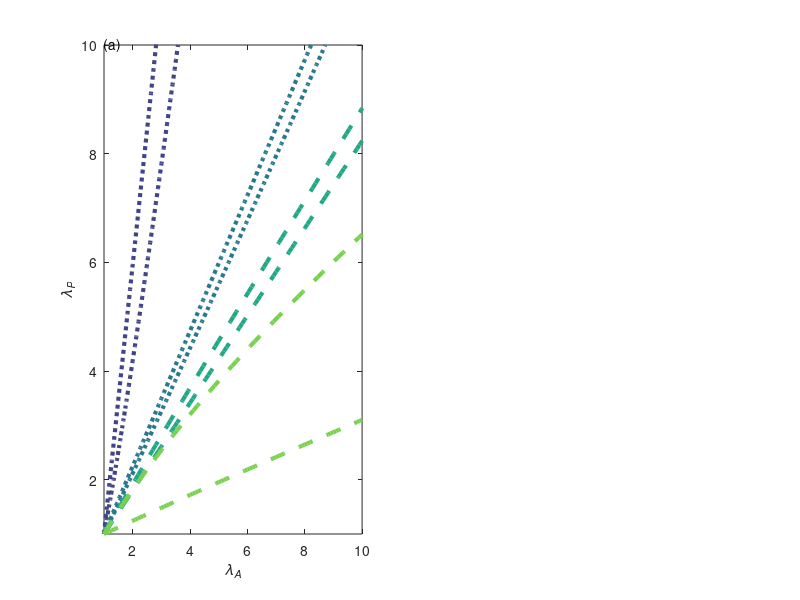

Here is the MATLAB script that generated this plot: (Note: this script raises an error after producing the figure.)
clear
clc

% This script plots the coexistence regions in lambdaA v lambdaP space
% The function requires the function "viridis.m", which is just a color
% palette.

%% Parameters

% The coexistence conditions require
%   1. lambdaA and lambdaP,   2. betaA and betaP, and   3. L_P^* and L_A^*

% To find the values of L* for each species as resident, we need
%   1. alphaA and alphaP' = alphaP*(1 + gamma*(1-s))
%   2. The ratios bP/d and bA/d
%   3. betaA and betaP
%   4. lambdaA and lambdaP

% In sum total, we need 4 parameters for each species
%   1. lambda;     2. alpha;
%   3. beta;       4. b/d;

% The state space here is lambdaP versus lambdaA, so we specify a range of
% values of lambda to look at.
lambda = linspace(1,10,100);
alpha = 1;  % Set the competition coefficient here that applies to both sps.
            % Changing this value changes L* for both species, according to
            % the expressions given in the supplement. 


%% Subplot of the the figure showing the effect of the trade-off strength
% The trade-off here is characterized by the ratio of betas, betaA/betaP
    % When betaA/betaP > 1, stable coexistence is possible
    % When betaA/betaP < 1, contingent exclusion is possible
    % When betaA/betaP = 1, neutral coexistence is possible

% The following lines evenly compare ratios of beta where betaA > betaP and
% where betaP > betaA. It does this while keeping the average sensitivity
% to litter across species constant, i.e. beta_ bar = (betaA + betaP)/2 is
% constant.
to_st = [1/5,1/1.25,1.25,5]; beta_bar = 5;
bA_d = 10; bP_d = 0.1;
% Make new color plotting parameters
colors = viridis(length(to_st) + 2);
clear p

% Plot figure 6a in the main text
figure(1)
subplot(1,2,1)
plot(lambda, lambda, 'Color', 'none', 'HandleVisibility', 'off')
hold on

for i = 1:length(to_st)
    % Find the values of beta given a specific tradeoff ratio (to_st)
    betaA = 2*beta_bar/(1+to_st(i)); betaP = betaA/to_st(i);
    
    % Calculate the equilibrium L value
    LeqA = -(1/betaA + bA_d*(1/alpha))/2 + sqrt(...
    (1/betaA + bA_d*(1/alpha))^2/4 + bA_d*(lambda-1)/(betaA*alpha));
    LeqP = -(1/betaP + bP_d*(1/alpha))/2 + sqrt(...
    (1/betaP + bP_d*(1/alpha))^2/4 + bP_d*(lambda-1)/(betaP*alpha));
    
    % Calculate the invasion boundary (these are just the two inequalities
    % in the coexistence condition)
    lambdaPinv = lambda.*(1 + betaP*LeqA)./(1 + betaA*LeqA);
    lambdaAinv = lambda.*(1 + betaA*LeqP)./(1 + betaP*LeqP);
    
    % Specify that the invasion boundaries as different line types to 
    % differentiate stable coexistence from priority effects
    if to_st(i) < 1
        linetype = ':';
    else
        linetype = '--';
    end
    
    % Plot the invasion boundaries for the perennial and the annual
    pP(i) = plot(lambda, lambdaPinv, 'LineStyle', linetype);
    pA(i) = plot(lambdaAinv, lambda, 'LineStyle', linetype, 'HandleVisibility', 'off');

end

% A bunch of plotting parameters to make the figure look nicer
hold off
pan_labl(1) = text(0,1,'(a)', 'Units', 'normalized');

set(pP, {'Color'}, num2cell(colors(2:end-1,:),2));
set(pP, {'LineWidth'}, {3})
set(pA, {'Color'}, num2cell(colors(2:end-1,:),2));
set(pA, {'LineWidth'}, {3})
xlabel('\it\lambda_A'); ylabel('\it\lambda_P')
axis([1,max(lambda), 1, max(lambda)])
ax = gca; ax.FontSize = 25; ax.FontName = 'Times New Roman';
ax.XTick = 1:2:max(lambda); ax.YTick = 1:2:max(lambda);

lg = legend(strsplit(num2str(to_st))); lg.Title.String = '$\beta_A/\beta_P$';
lg.Interpreter = 'Latex';









%% Subplot of the figure showing the effect of the b/d

% Making figure 6b in the main text
clear pA pP
d = 0.5;    bbar = d; % Set d and the geometric mean b across species
bratio = [200,30,2];  % This is the ratio b_A/b_d
betaA = 3; betaP = 1; % Specify litter sensitivities
colors = viridis(length(bratio)+1);


subplot(1,2,2)
% Create axes
plot(lambda, lambda, 'Color', 'none', 'HandleVisibility', 'off')
hold on

% Plot the asymptotic invasion boundaries as b/d -> \ifty
pend1 = plot(lambda, 1 + (lambda - 1)*betaP/betaA, 'Color', 'black');
pend2 = plot(lambda, lambda, 'Color', 'black', 'HandleVisibility', 'off');

% Here we calculate and plot the invasion boundaries for the values of
% bratio specified above
for i = 1:length(bratio)
    
    % Fix the values of bA and bP for each bratio value
    bA_d = exp(log(bbar) + 0.5*log(bratio(i))); 
    bP_d = exp(log(bbar) - 0.5*log(bratio(i)));
    
    % Calculate equilibrium litter values
    LeqA = -(1/betaA + bA_d*(1/alpha))/2 + sqrt(...
        (1/betaA + bA_d*(1/alpha))^2/4 + bA_d*(lambda-1)/(betaA*alpha));
    
    LeqP = -(1/betaP + bP_d*(1/alpha))/2 + sqrt(...
        (1/betaP + bP_d*(1/alpha))^2/4 + bP_d*(lambda-1)/(betaP*alpha));
    
    % Calculate invasion boundaries
    lambdaPinv = lambda.*(1 + betaP*LeqA)./(1 + betaA*LeqA);
    lambdaAinv = lambda.*(1 + betaA*LeqP)./(1 + betaP*LeqP);
    
    % Plot the boundaries
    pP(i) = plot(lambda, lambdaPinv, 'LineStyle', ':');
    pA(i) = plot(lambdaAinv, lambda, 'LineStyle', ':', 'HandleVisibility', 'off');
end

% A bunch of plotting parameters to make the figures look nice.
set([pend1,pend2], {'LineWidth'}, {4});
hold off
set(pA, {'Color'}, num2cell(colors(1:(end-1),:),2));
set(pA, {'LineWidth'}, {3})
set(pP, {'Color'}, num2cell(colors(1:(end-1),:),2));
set(pP, {'LineWidth'}, {3})
xlabel('\it\lambda_A'); ylabel('\it\lambda_P')
axis([1,max(lambda), 1, max(lambda)])
ax = gca; ax.FontSize = 25; ax.FontName = 'Times New Roman';
ax.XTick = 1:2:max(lambda); ax.YTick = 1:2:max(lambda);

pan_labl(2) = text(0, 1,'(b)', 'Units', 'normalized'); 
set(pan_labl, {'FontSize'}, {30}); set(pan_labl, {'FontName'}, {'Times New Roman'});
set(pan_labl, {'VerticalAlignment'}, {'bottom'});
set(pan_labl, {'HorizontalAlignment'}, {'right'});

lgd = legend(['\infty', strsplit(num2str(bratio))]);
lgd.Title.String = '{\itb_A}/{\itb_P}'; lgd.FontSize = 25;
lgd.FontName = 'Times New Roman'; lgd.Box = 'off';
lgd.Location = 'NorthWest';



